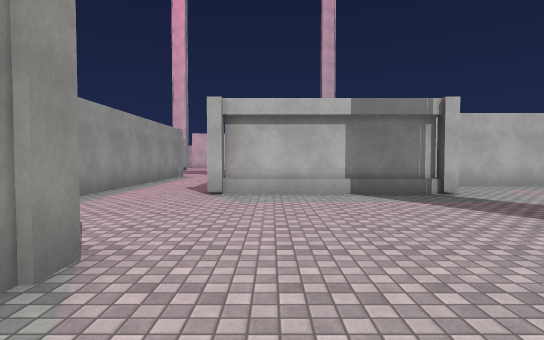
view 1 (above)

24 first-person views from a walk through a scene from a Unity 3-D project. The camera is 1.4 m above the floor, tilts 2° down and sees 80° across. The floor is counted in squares, 2 m on a side. Each view is taken from the middle of a square. On the plan, view 1 faces up. The plan holds only what a view shows up to about 10 squares ahead; the rest is blank. The place goes on beyond the plan. The player character is not drawn. Surface patterns are stand-ins for the level's own textures.

view 2
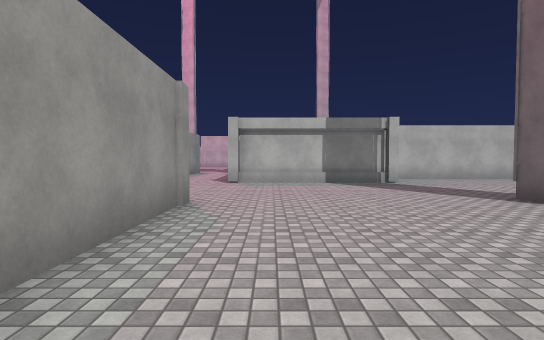

view 3
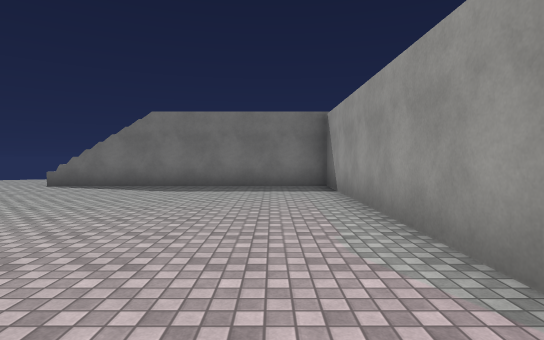

view 4
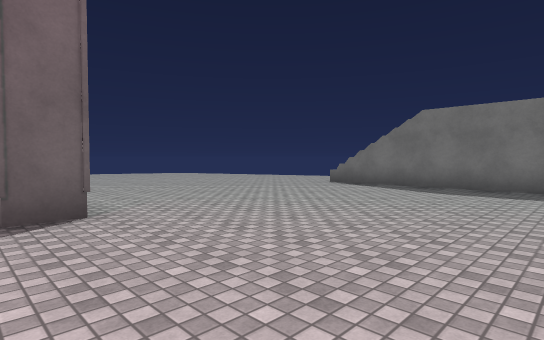

view 5
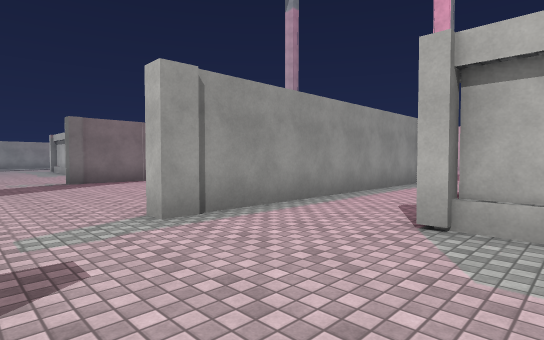

view 6
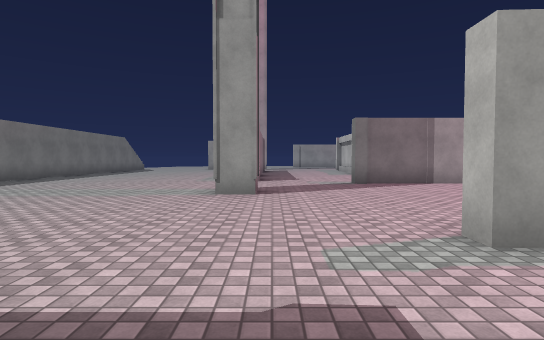

view 7
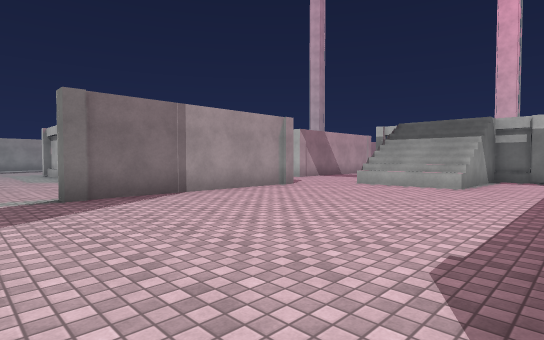

view 8
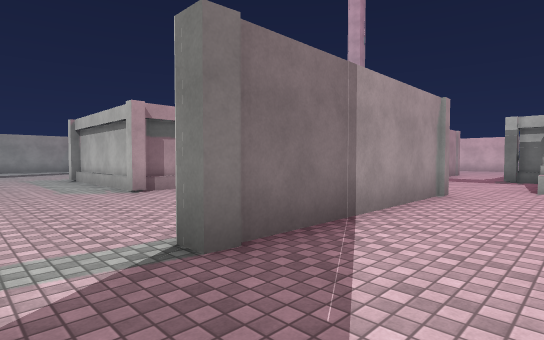

view 9
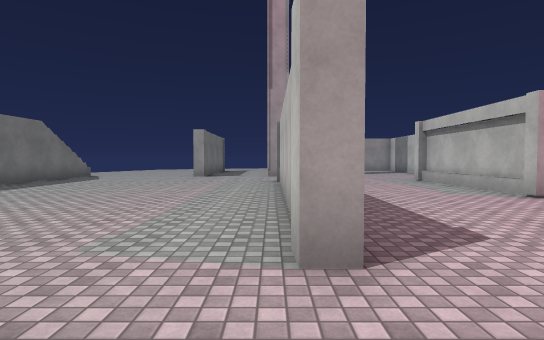

view 10
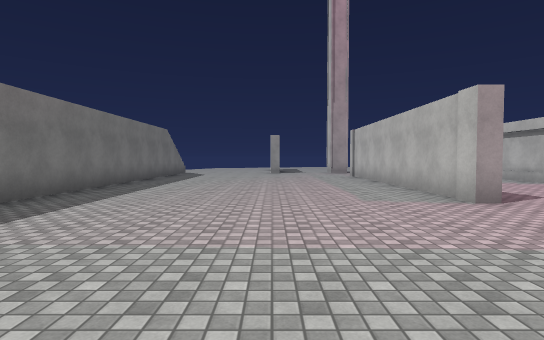

view 11
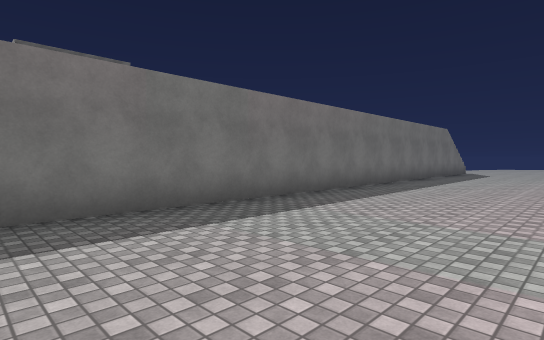

view 12
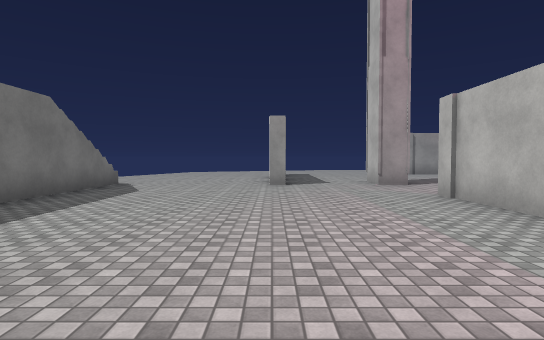

view 13
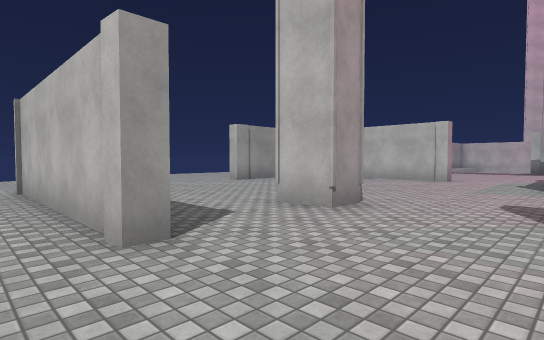

view 14
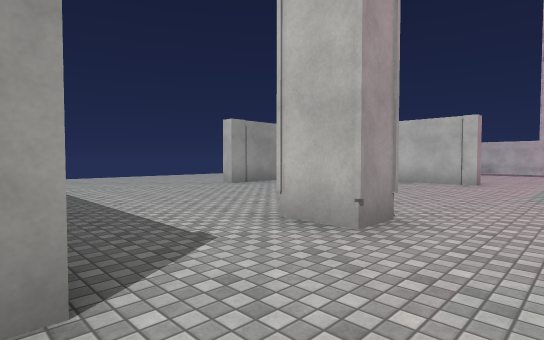

view 15
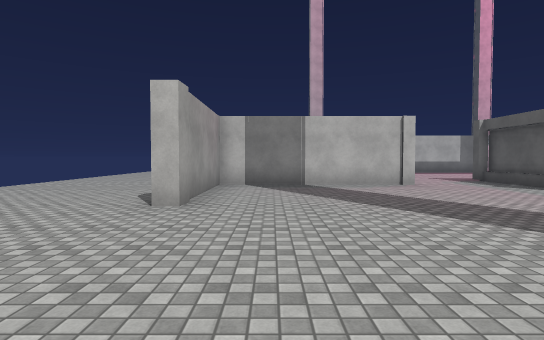

view 16
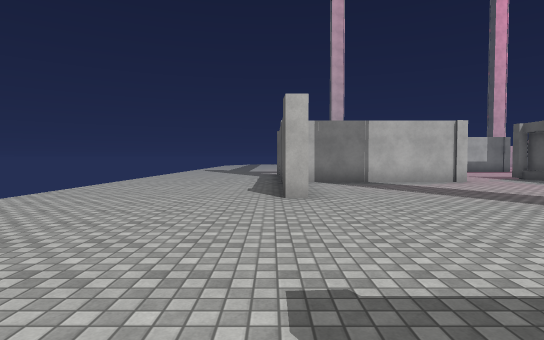

view 17
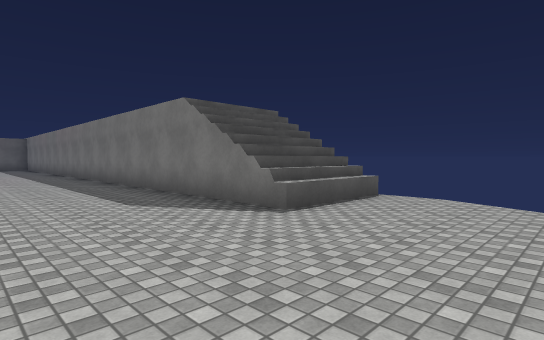

view 18
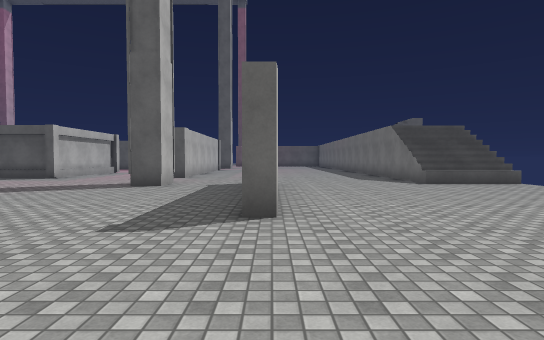

view 19
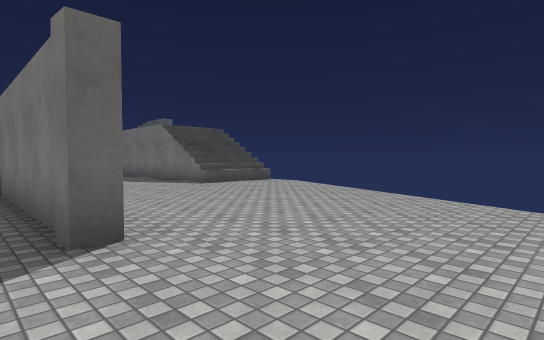

view 20
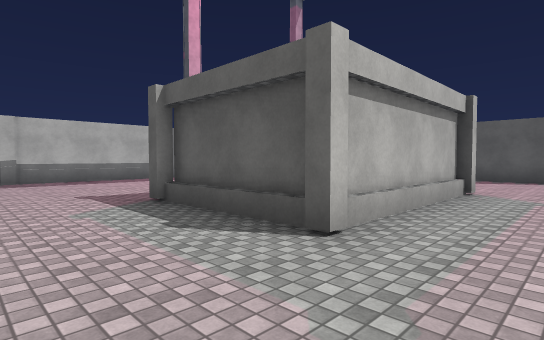

view 21
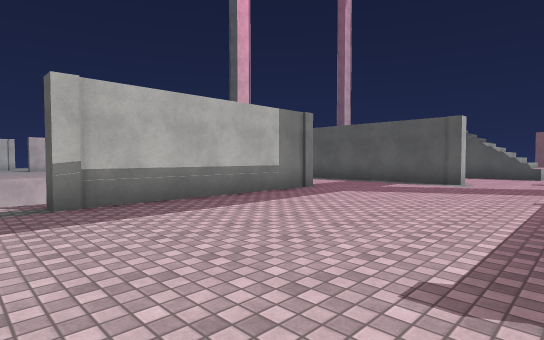

view 22
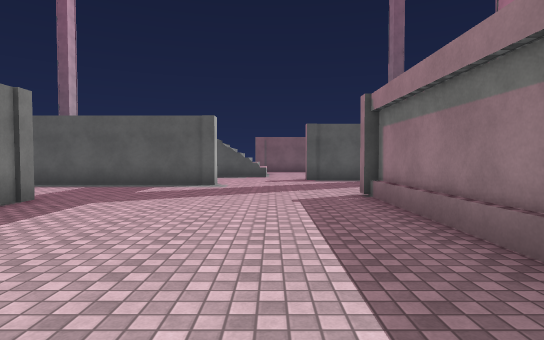

view 23
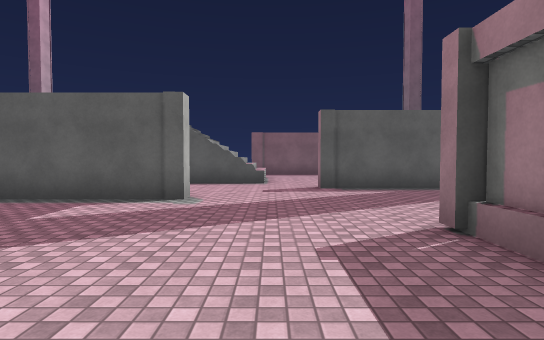

view 24
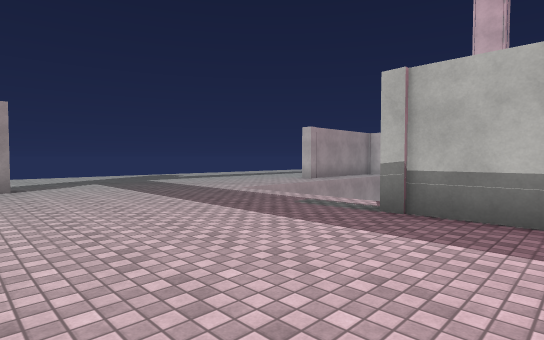

### Floor plan
Key: @ floor where view 1 was taken; # wall or solid block; . floor; ^ raised ledge; v drop or lower ground.
Columns run from 32 left of view 1 to 5 right of it. Each row starts with its distance up from view 1.
 17     ...vvvvv      ..#
 16    ........######...#  # ###
 15   ..................#... #..
 14  ...................#...##..
 13  .......................^^..
 12     #   ....................#.
 11           ..................#.
 10 ...       ...#####....#.....#..
  9 ....######...#   # ...#.....#..
  8 ....#........#   #   .#.....#..    ###
  7 ....#........#####....#.....#..#####..
  6 ....#.................#.....#.........
  5 ....#.......................#.........
  4 .............  .......................
  3 .............#########................
  2  .........#.............#.....#......#
  1   ............................#.......
  0   ........................... #.@.....
 -1  ....######.................  #.......
 -2   ..........................  #.......
 -3   ..........................  #.......
 -4   ..........................  #.......
 -5    .........................  #......#
 -6      .....^#################  ########
 -7        ...^#
 -8           ^^

Positions as (right, up) in squares from view 1, and headings:
1: (0, 0), facing up
2: (0, -3), facing up
3: (0, 3), facing down
4: (0, 3), facing down-right
5: (0, 3), facing up-left
6: (-1, 3), facing left
7: (-4, 4), facing up-left
8: (-8, 4), facing up-left
9: (-9, 2), facing left
10: (-6, -1), facing left
11: (-5, -1), facing down-left
12: (-13, -1), facing left
13: (-19, -2), facing up-left
14: (-20, -1), facing up-left
15: (-26, 0), facing up
16: (-28, -1), facing up
17: (-25, -2), facing down-right
18: (-31, -1), facing right
19: (-30, 0), facing down-right
20: (-22, 5), facing up-right
21: (-22, 11), facing up-right
22: (-21, 12), facing right
23: (-18, 12), facing right
24: (-19, 12), facing up-left
